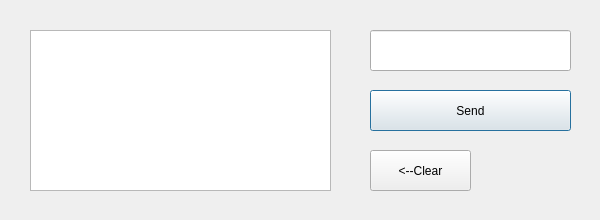
<?xml version="1.0" encoding="UTF-8"?>
<ui version="4.0">
 <class>TestCISerialDialog</class>
 <widget class="QDialog" name="TestCISerialDialog">
  <property name="geometry">
   <rect>
    <x>0</x>
    <y>0</y>
    <width>600</width>
    <height>220</height>
   </rect>
  </property>
  <property name="windowTitle">
   <string>Test CI Serial</string>
  </property>
  <widget class="QTextBrowser" name="textBrowser">
   <property name="geometry">
    <rect>
     <x>30</x>
     <y>30</y>
     <width>301</width>
     <height>161</height>
    </rect>
   </property>
  </widget>
  <widget class="QPushButton" name="pushButton">
   <property name="geometry">
    <rect>
     <x>370</x>
     <y>90</y>
     <width>201</width>
     <height>41</height>
    </rect>
   </property>
   <property name="text">
    <string>Send</string>
   </property>
  </widget>
  <widget class="QLineEdit" name="lineEdit">
   <property name="geometry">
    <rect>
     <x>370</x>
     <y>30</y>
     <width>201</width>
     <height>41</height>
    </rect>
   </property>
  </widget>
  <widget class="QPushButton" name="pushButton_clear">
   <property name="geometry">
    <rect>
     <x>370</x>
     <y>150</y>
     <width>101</width>
     <height>41</height>
    </rect>
   </property>
   <property name="text">
    <string>&lt;--Clear</string>
   </property>
  </widget>
 </widget>
 <resources/>
 <connections/>
</ui>
